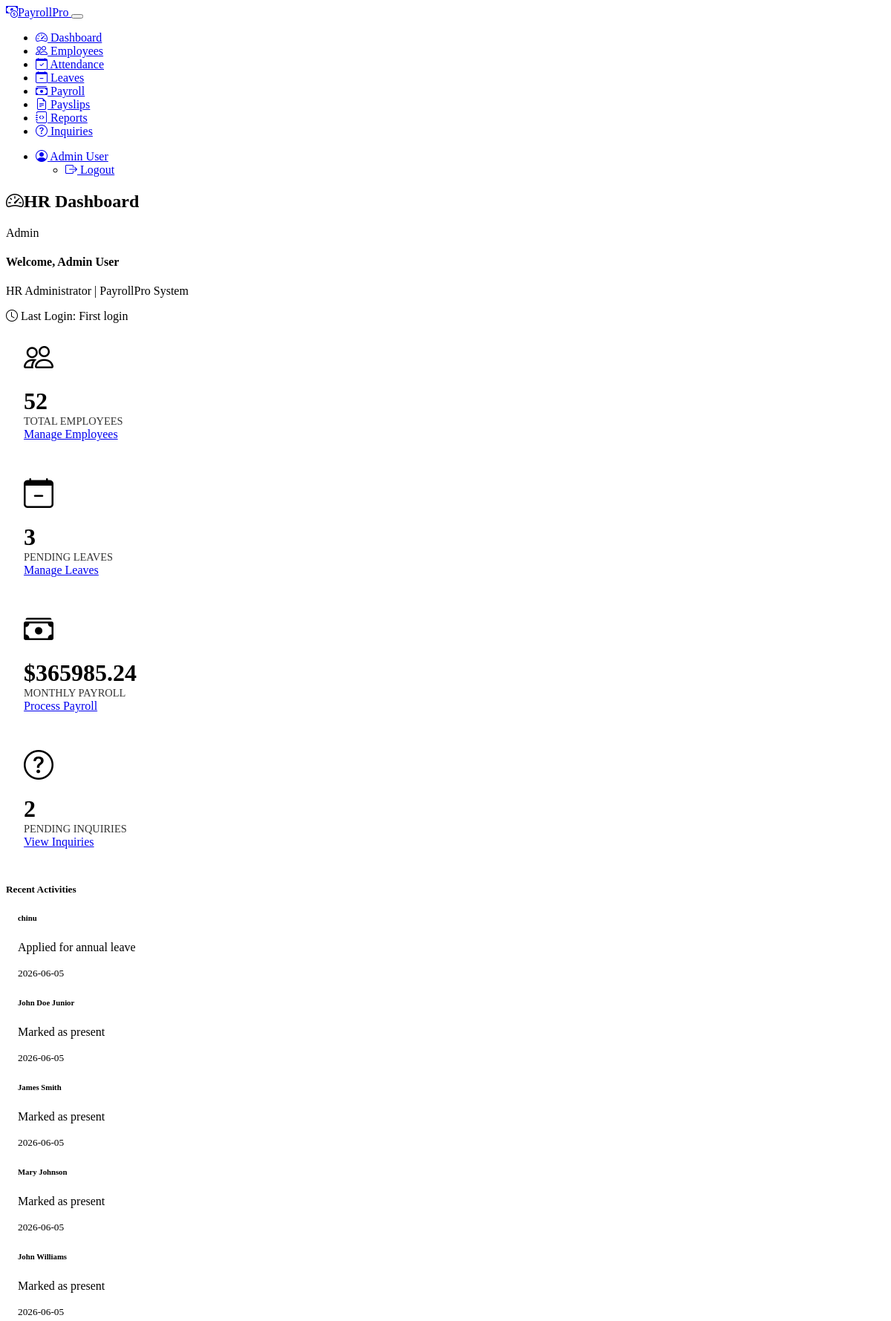
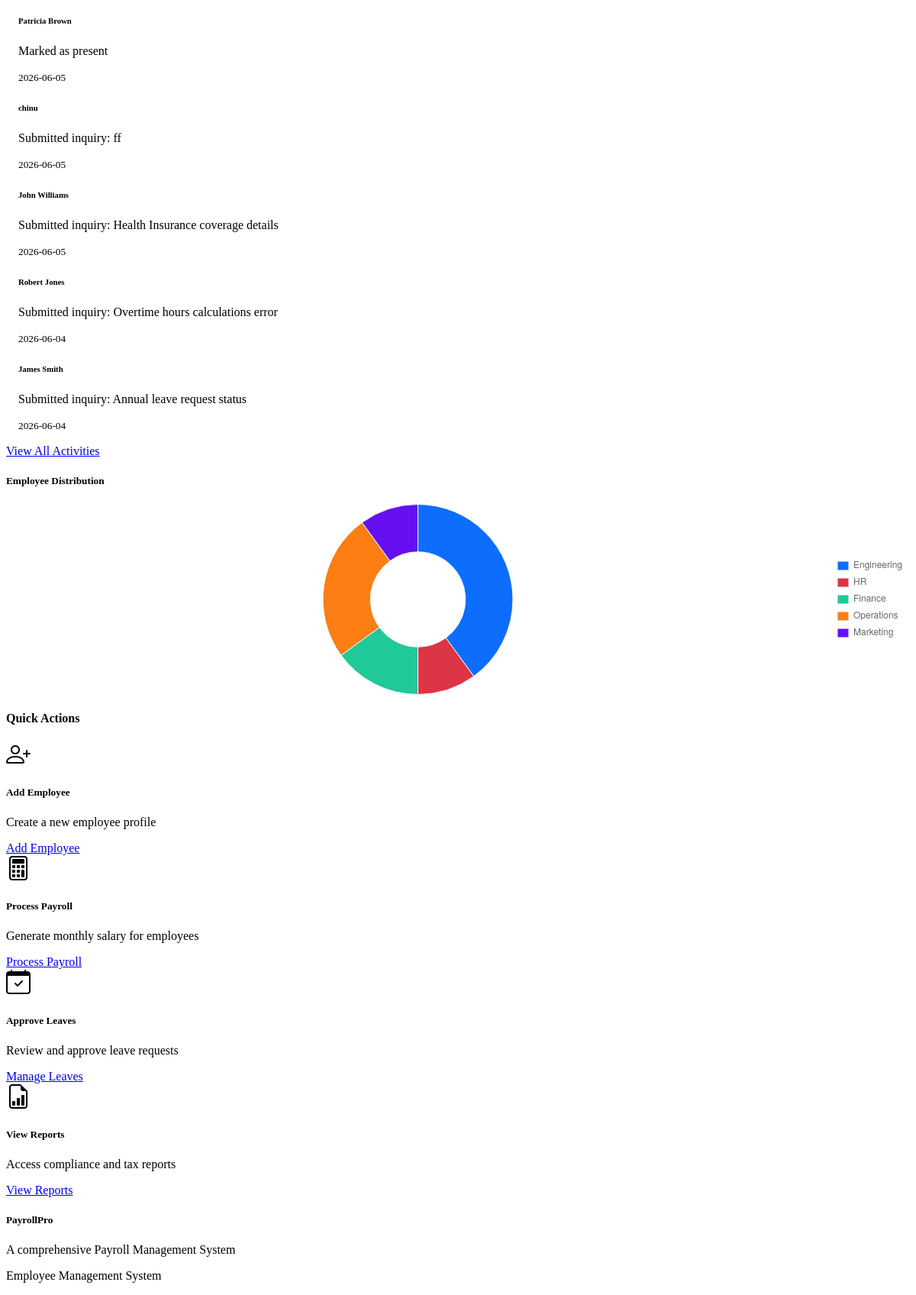
Screenshot of /hr/dashboard (signed in) with the database file from the repository (2 pictures, top to bottom).
### tables this page shows
CREATE TABLE leaves (
            id INTEGER PRIMARY KEY AUTOINCREMENT,
            employee_id INTEGER NOT NULL,
            start_date TEXT NOT NULL,
            end_date TEXT NOT NULL,
            leave_type TEXT NOT NULL,
            reason TEXT NOT NULL,
            status TEXT NOT NULL,
            comment TEXT DEFAULT '',
            applied_date TEXT NOT NULL,
            FOREIGN KEY(employee_id) REFERENCES employees(id) ON DELETE CASCADE
        );

CREATE TABLE users (
            id INTEGER PRIMARY KEY AUTOINCREMENT,
            name TEXT NOT NULL,
            email TEXT NOT NULL UNIQUE,
            password TEXT NOT NULL,
            role TEXT NOT NULL,
            created_at TEXT NOT NULL
        , force_password_change INTEGER DEFAULT 0, two_factor_enabled INTEGER DEFAULT 0);

CREATE TABLE attendance (
            id INTEGER PRIMARY KEY AUTOINCREMENT,
            employee_id INTEGER NOT NULL,
            date TEXT NOT NULL,
            status TEXT NOT NULL,
            note TEXT,
            check_in TEXT,
            check_out TEXT,
            working_hours REAL,
            overtime_hours REAL,
            location TEXT DEFAULT 'Office',
            shift TEXT DEFAULT 'General',
            FOREIGN KEY(employee_id) REFERENCES employees(id) ON DELETE CASCADE,
            UNIQUE(employee_id, date) ON CONFLICT REPLACE
        );

CREATE TABLE inquiries (
            id INTEGER PRIMARY KEY AUTOINCREMENT,
            employee_id INTEGER NOT NULL,
            subject TEXT NOT NULL,
            message TEXT NOT NULL,
            date_submitted TEXT NOT NULL,
            status TEXT NOT NULL,
            response TEXT DEFAULT '',
            response_date TEXT,
            applied_date TEXT,
            priority TEXT DEFAULT 'Medium',
            category TEXT DEFAULT 'Payroll',
            assigned_to TEXT DEFAULT 'Unassigned',
            last_updated TEXT,
            FOREIGN KEY(employee_id) REFERENCES employees(id) ON DELETE CASCADE
        );

### app.py (the view)
@app.route('/hr/dashboard')
@hr_required
def hr_dashboard():
    total_employees = get_total_employees()
    pending_leaves = get_total_pending_leaves()
    monthly_payroll = get_monthly_payroll_amount()
    recent_activities = get_recent_activities()
    return render_template('hr/dashboard.html',
                          total_employees=total_employees,
                          pending_leaves=pending_leaves,
                          monthly_payroll=monthly_payroll,
                          recent_activities=recent_activities,
                          get_filtered_inquiries=get_filtered_inquiries)

### app.py (called while the page is built)
@app.before_request
def check_forced_password_change():
    if 'user_id' in session:
        if request.endpoint and request.endpoint in ['change_password', 'logout', 'static']:
            return
        user_id = session['user_id']
        con = _get_con()
        try:
            cur = con.cursor()
            cur.execute("SELECT force_password_change FROM users WHERE id = ?", (user_id,))
            row = cur.fetchone()
            if row and row['force_password_change'] == 1:
                flash('You are required to change your temporary password before proceeding.', 'warning')
                return redirect(url_for('change_password'))
        finally:
            con.close()

### models.py (called while the page is built)
def _get_con():
    con = sqlite3.connect(DB_PATH)
    con.row_factory = sqlite3.Row
    con.execute("PRAGMA foreign_keys = ON")
    return con

def get_total_employees():
    con = _get_con()
    try:
        return con.execute("SELECT COUNT(*) AS c FROM employees").fetchone()["c"]
    finally:
        con.close()

def get_total_pending_leaves():
    con = _get_con()
    try:
        cur = con.cursor()
        cur.execute("SELECT COUNT(*) AS c FROM leaves WHERE status = 'pending'")
        return cur.fetchone()['c']
    finally:
        con.close()

def get_monthly_payroll_amount():
    con = _get_con()
    try:
        cur = con.cursor()
        current_month = datetime.datetime.now().month
        current_year = datetime.datetime.now().year
        cur.execute(
            "SELECT SUM(net_salary) AS total FROM payslips WHERE month = ? AND year = ?",
            (current_month, current_year)
        )
        res = cur.fetchone()
        return res['total'] if res and res['total'] else 0.0
    finally:
        con.close()

### utils.py (called while the page is built)
def hr_required(f):
    @wraps(f)
    def decorated_function(*args, **kwargs):
        if 'user_id' not in session:
            flash('Please log in to access this page', 'danger')
            return redirect(url_for('login'))
        if session.get('role') != 'hr':
            flash('You do not have permission to access this page', 'danger')
            return redirect(url_for('employee_dashboard'))
        return f(*args, **kwargs)
    return decorated_function

### templates/hr/dashboard.html (shortened to what this page needs)
{% extends 'base.html' %}
{% block content %}
<div class="row">
    <div class="col-md-12">
        <div class="d-flex justify-content-between align-items-center mb-4">
            <h2><i class="bi bi-speedometer2 me-2"></i>HR Dashboard</h2>
            <div>
                <span class="badge bg-primary">Admin</span>
            </div>
        </div>
    </div>
</div>
<div class="card mb-4">
    <div class="card-body">
        <div class="row align-items-center">
            <div class="col-md-9">
                <h4>Welcome, {{ session.get('name', 'Admin') }}</h4>
                <p class="text-muted mb-0">HR Administrator | PayrollPro System</p>
            </div>
            <div class="col-md-3 text-end">
                <div class="text-muted">
                    <i class="bi bi-clock"></i> Last Login: {{ session.get('last_login', 'First login') }}
                </div>
            </div>
        </div>
    </div>
</div>
<div class="row mb-4">
    <div class="col-md-3 mb-4">
        <div class="card stat-card bg-primary bg-opacity-10 h-100">
            <div class="card-body text-center">
                <div class="stat-icon text-primary">
                    <i class="bi bi-people"></i>
                </div>
                <div class="stat-value text-primary">{{ total_employees }}</div>
                <div class="stat-label">Total Employees</div>
                <div class="mt-3">
                    <a href="{{ url_for('employee_management') }}" class="btn btn-sm btn-primary">
                        Manage Employees
                    </a>
                </div>
            </div>
        </div>
    </div>
    <div class="col-md-3 mb-4">
        <div class="card stat-card bg-warning bg-opacity-10 h-100">
            <div class="card-body text-center">
                <div class="stat-icon text-warning">
                    <i class="bi bi-calendar-minus"></i>
                </div>
                <div class="stat-value text-warning">{{ pending_leaves }}</div>
                <div class="stat-label">Pending Leaves</div>
                <div class="mt-3">
                    <a href="{{ url_for('leave_management') }}" class="btn btn-sm btn-warning">
                        Manage Leaves
                    </a>
                </div>
            </div>
        </div>
    </div>
    <div class="col-md-3 mb-4">
        <div class="card stat-card bg-success bg-opacity-10 h-100">
            <div class="card-body text-center">
                <div class="stat-icon text-success">
                    <i class="bi bi-cash-stack"></i>
                </div>
                <div class="stat-value text-success">${{ "%.2f"|format(monthly_payroll) }}</div>
                <div class="stat-label">Monthly Payroll</div>
                <div class="mt-3">
                    <a href="{{ url_for('payroll_processing') }}" class="btn btn-sm btn-success">
                        Process Payroll
                    </a>
                </div>
            </div>
        </div>
    </div>
    <div class="col-md-3 mb-4">
        <div class="card stat-card bg-info bg-opacity-10 h-100">
            <div class="card-body text-center">
                <div class="stat-icon text-info">
                    <i class="bi bi-question-circle"></i>
                </div>
                <div class="stat-value text-info">{{ get_filtered_inquiries('pending')|length }}</div>
                <div class="stat-label">Pending Inquiries</div>
                <div class="mt-3">
                    <a href="{{ url_for('inquiry_management') }}" class="btn btn-sm btn-info">
                        View Inquiries
                    </a>
                </div>
            </div>
        </div>
    </div>
</div>
<div class="row">
    <div class="col-md-7 mb-4">
        <div class="card h-100">
            <div class="card-header bg-primary text-white">
                <h5 class="card-title mb-0">Recent Activities</h5>
            </div>
            <div class="card-body p-0">
                <div class="list-group list-group-flush">
                    {% if recent_activities %}
                        {% for activity in recent_activities %}
                            <div class="list-group-item">
                                <div class="activity-item {{ activity.type }}">
                                    <div class="d-flex justify-content-between align-items-center">
                                        <div>
                                            <h6 class="mb-1">{{ activity.employee_name }}</h6>
                                            <p class="mb-0 small">{{ activity.description }}</p>
                                        </div>
                                        <small class="text-muted">{{ activity.date }}</small>
                                    </div>
                                </div>
                            </div>
                        {% endfor %}
                    {% else %}
                        <div class="list-group-item text-center py-4">
                            <i class="bi bi-calendar-x text-muted" style="font-size: 2rem;"></i>
                            <p class="mb-0 mt-2">No recent activities found</p>
                        </div>
                    {% endif %}
                </div>
            </div>
            <div class="card-footer text-center">
                <a href="#" class="btn btn-sm btn-outline-primary">View All Activities</a>
            </div>
        </div>
    </div>
    <div class="col-md-5 mb-4">
        <div class="card h-100">
            <div class="card-header bg-primary text-white">
                <h5 class="card-title mb-0">Employee Distribution</h5>
            </div>
            <div class="card-body">
                <canvas id="departmentChart" height="250"></canvas>
            </div>
        </div>
    </div>
</div>
<div class="row">
    <div class="col-md-12 mb-4">
        <h4 class="mb-3">Quick Actions</h4>
    </div>
    <div class="col-md-3 mb-4">
        <div class="card h-100">
            <div class="card-body text-center">
                <i class="bi bi-person-plus text-primary" style="font-size: 2rem;"></i>
                <h5 class="mt-3">Add Employee</h5>
                <p class="text-muted">Create a new employee profile</p>
                <a href="{{ url_for('employee_management') }}" class="btn btn-outline-primary btn-sm">
                    Add Employee
                </a>
            </div>
        </div>
    </div>
    <div class="col-md-3 mb-4">
        <div class="card h-100">
            <div class="card-body text-center">
                <i class="bi bi-calculator text-success" style="font-size: 2rem;"></i>
                <h5 class="mt-3">Process Payroll</h5>
                <p class="text-muted">Generate monthly salary for employees</p>
                <a href="{{ url_for('payroll_processing') }}" class="btn btn-outline-success btn-sm">
                    Process Payroll
                </a>
            </div>
        </div>
    </div>
    <div class="col-md-3 mb-4">
        <div class="card h-100">
            <div class="card-body text-center">
                <i class="bi bi-calendar-check text-warning" style="font-size: 2rem;"></i>
                <h5 class="mt-3">Approve Leaves</h5>
                <p class="text-muted">Review and approve leave requests</p>
                <a href="{{ url_for('leave_management') }}" class="btn btn-outline-warning btn-sm">
                    Manage Leaves
                </a>
            </div>
        </div>
    </div>
    <div class="col-md-3 mb-4">
        <div class="card h-100">
            <div class="card-body text-center">
                <i class="bi bi-file-earmark-bar-graph text-info" style="font-size: 2rem;"></i>
                <h5 class="mt-3">View Reports</h5>
                <p class="text-muted">Access compliance and tax reports</p>
                <a href="{{ url_for('compliance_reports') }}" class="btn btn-outline-info btn-sm">
                    View Reports
                </a>
            </div>
        </div>
    </div>
</div>
{% endblock %}
{% block scripts %}
<script>
document.addEventListener('DOMContentLoaded', function() {
    // Initialize department distribution chart
    const deptChartEl = document.getElementById('departmentChart');
    if (deptChartEl) {
        const ctx = deptChartEl.getContext('2d');
        new Chart(ctx, {
            type: 'doughnut',
            data: {
                labels: ['Engineering', 'HR', 'Finance', 'Operations', 'Marketing'],
                datasets: [{
                    data: [40, 10, 15, 25, 10],
                    backgroundColor: [
                        '#0d6efd', // Engineering
                        '#dc3545', // HR
                        '#20c997', // Finance
                        '#fd7e14', // Operations
                        '#6610f2'  // Marketing
                    ],
                    borderWidth: 1
                }]
            },
            options: {
                responsive: true,
                maintainAspectRatio: false,
                plugins: {
                    legend: {
                        position: 'right',
                        labels: {
                            boxWidth: 15
                        }
                    }
                }
            }
        });
    }
});
</script>
{% endblock %}

### static/css/custom.css (style rules this page uses)
.stat-card { border-radius: 0.5rem; padding: 1.5rem; height: 100%; transition: transform 0.2s; }
.stat-card .stat-icon { font-size: 2.5rem; margin-bottom: 1rem; }
.stat-card .stat-value { font-size: 2rem; font-weight: bold; }
.stat-card .stat-label { font-size: 0.9rem; text-transform: uppercase; opacity: 0.8; }
.activity-item { border-left: 3px solid var(--bs-border-color); padding-left: 1rem; margin-bottom: 1rem; position: relative; }
.activity-item::before { content: ''; width: 12px; height: 12px; border-radius: 50%; background-color: var(--bs-primary); position: absolute; left: -7px; top: 0.5rem; }
.activity-item.leave::before { background-color: var(--bs-warning); }
.activity-item.attendance::before { background-color: var(--bs-success); }
.activity-item.inquiry::before { background-color: var(--bs-info); }

### rows the page displays
leaves: employee_name "chinu", description "Applied for annual leave", date "2026-06-05"
attendance: employee_name "John Doe Junior", description "Marked as present", date "2026-06-05"
attendance: employee_name "James Smith", description "Marked as present", date "2026-06-05"
attendance: employee_name "Mary Johnson", description "Marked as present", date "2026-06-05"
attendance: employee_name "John Williams", description "Marked as present", date "2026-06-05"
attendance: employee_name "Patricia Brown", description "Marked as present", date "2026-06-05"
inquiries: employee_name "chinu", description "Submitted inquiry: ff", date "2026-06-05"
inquiries: employee_name "John Williams", description "Submitted inquiry: Health Insurance coverage details", date "2026-06-05"
inquiries: employee_name "Robert Jones", description "Submitted inquiry: Overtime hours calculations error", date "2026-06-04"
inquiries: employee_name "James Smith", description "Submitted inquiry: Annual leave request status", date "2026-06-04"

### other values shown
{{ session.get('name', 'User') }} "Admin User"
{{ session.get('name', 'Admin') }} "Admin User"
{{ session.get('last_login', 'First login') }} "First login"
{{ total_employees }} "52"
{{ pending_leaves }} "3"
{{ "%.2f"|format(monthly_payroll) }} "365985.24"
{{ get_filtered_inquiries('pending')|length }} "2"
